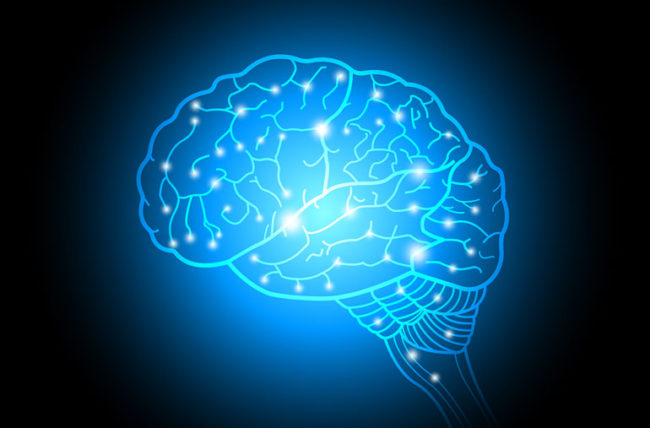
#> input picture week_2/brain.jpg, 650 x 428 px
$ jupyter execute week_2.ipynb
#> lines starting #> are read from the running program, lines starting #| are printed output that depends on the picture
[cell 1]
import cv2
import numpy as np

resim1 = cv2.imread("brain.jpg")
#> resim1 is the input picture: shape (428, 650, 3); mean B, G, R 102.5, 70.9, 12.2

cv2.imshow("Brain",resim1)

print(resim1.size)
#| 834600

print(resim1.dtype)
#| uint8

print(resim1.shape)
#| (428, 650, 3)

cv2.waitKey(0)
cv2.destroyAllWindows()

[cell 2]
import numpy as np
import cv2
import matplotlib.pyplot as plt

row = 256
col = 256
img = np.zeros((row,col))
img[100:105, :] = 0.5
img[:, 100:105] = 1
plt.figure(figsize=(10,4))
plt.imshow(img)
plt.show
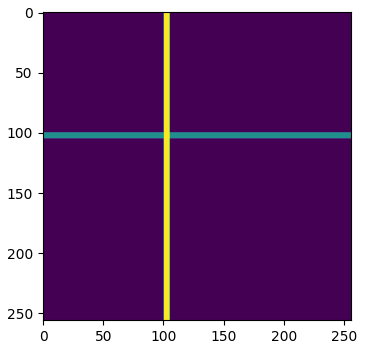
#> figure drawn by matplotlib, 1 panel

[cell 3]
import cv2
import numpy as np

height = 512
width = 512
img = np.random.randint(255, size = (height, width, 1), dtype = np.uint8)

cv2.imshow('Binary',img)
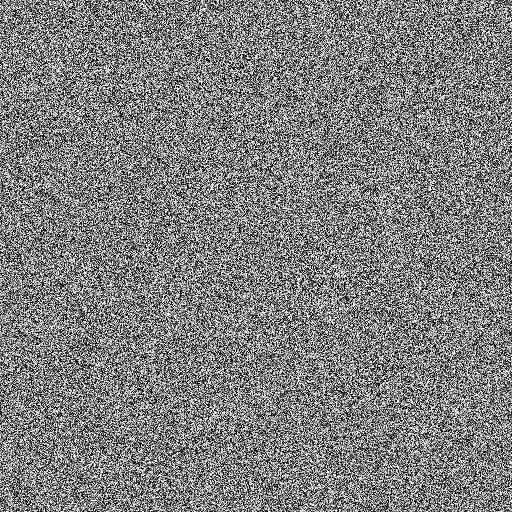
#> window 'Binary': shape (512, 512, 1); min 0, max 254, mean 126.9
